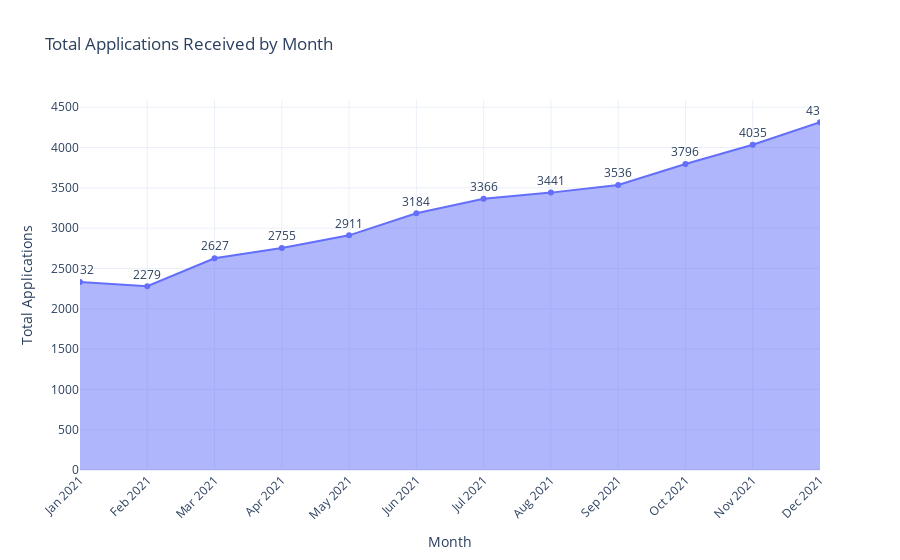

Here is the notebook cell this chart was saved with:
### Markdown cell above
#### Total Applications Received by Month

### Code cell
# Prepare the data for the plot
monthly_appln = (
    df.sort_values('issue_date')
    .assign(month_name=lambda x: x['issue_date'].dt.strftime('%b %Y'))
    .groupby('month_name', sort=False)['id']
    .count()
    .reset_index(name='total_loan_app')
)

# Create an interactive area plot with Plotly Express
fig = px.area(
    monthly_appln,
    x='month_name',
    y='total_loan_app',
    title='Total Applications Received by Month',
    labels={'month_name': 'Month', 'total_loan_app': 'Total Applications'},
    markers=True,
    text=monthly_appln['total_loan_app'].apply(lambda x: f'{x:.0f}')
)

# Update layout for a cleaner look
fig.update_layout(
    xaxis_tickangle=-45,
    yaxis_title='Total Applications',
    xaxis_title='Month',
    template='plotly_white',
    hovermode='x unified'
)

# Update traces for text labels
fig.update_traces(
    textposition='top center'
)

# Show the plot
fig.show()

### Figure 1 — Plotly figure (JSON) as saved in the notebook; plotly's stock layout.template omitted (floating-point values rounded to 4 significant figures)
{"data": [{"fillpattern": {"shape": ""}, "hovertemplate": "Month=%{x}<br>Total Applications=%{y}<br>text=%{text}<extra></extra>", "legendgroup": "", "line": {"color": "#636efa"}, "marker": {"symbol": "circle"}, "mode": "lines+markers+text", "name": "", "orientation": "v", "showlegend": false, "stackgroup": "1", "text": ["2332", "2279", "2627", "2755", "2911", "3184", "3366", "3441", "3536", "3796", "4035", "4314"], "textposition": "top center", "type": "scatter", "x": ["Jan 2021", "Feb 2021", "Mar 2021", "Apr 2021", "May 2021", "Jun 2021", "Jul 2021", "Aug 2021", "Sep 2021", "Oct 2021", "Nov 2021", "Dec 2021"], "xaxis": "x", "y": [2332, 2279, 2627, 2755, 2911, 3184, 3366, 3441, 3536, 3796, 4035, 4314], "yaxis": "y"}], "layout": {"hovermode": "x unified", "legend": {"tracegroupgap": 0}, "title": {"text": "Total Applications Received by Month"}, "xaxis": {"anchor": "y", "domain": [0, 1], "tickangle": -45, "title": {"text": "Month"}}, "yaxis": {"anchor": "x", "domain": [0, 1], "title": {"text": "Total Applications"}}}}
